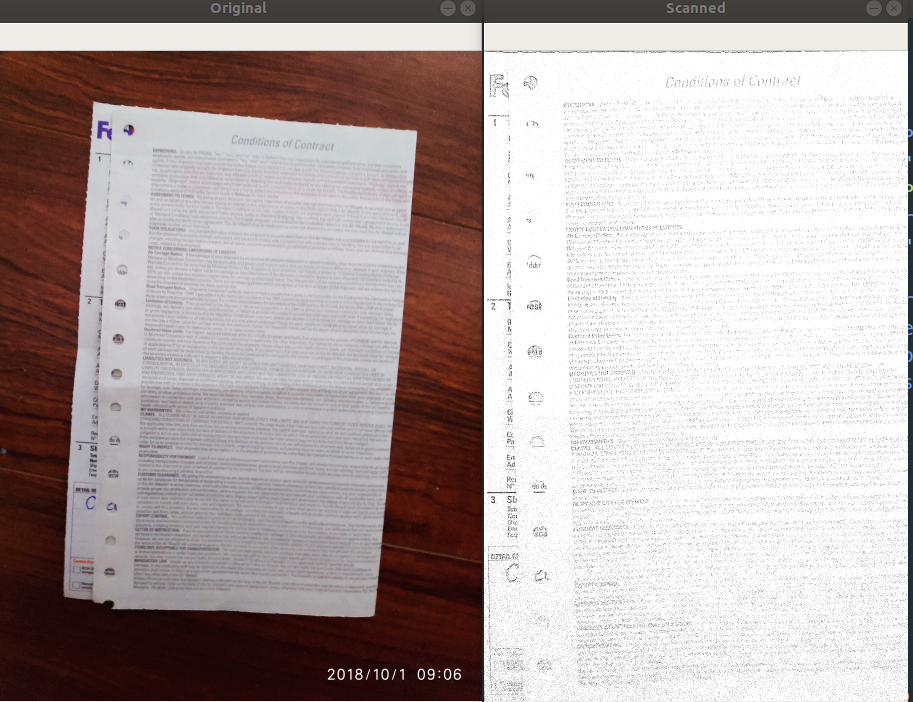
#> input picture example_img.png, 913 x 702 px
$ python scanner.py --image example_img.png   (older library calls are emulated)
#> lines starting #> are read from the running program, lines starting #| are printed output that depends on the picture; after the words box and inside, x2 and y2 are one past the last pixel; in counts of white or black regions, pixels touching at a corner belong together
from transform import four_point_transform
from skimage.filters import threshold_local
import argparse
import cv2
import imutils


def transform(orig, ratio, screen_cnt):
    warped = four_point_transform(orig, screen_cnt.reshape(4, 2) * ratio)

    # convert the warped image to grayscale, then threshold it
    # to give it that 'black and white' paper effect
    warped = cv2.cvtColor(warped, cv2.COLOR_BGR2GRAY)
    T = threshold_local(warped, 11, offset=10, method="gaussian")
    warped = (warped > T).astype("uint8") * 255

    # show the original and scanned images
    print("STEP 3: Apply perspective transform")
    cv2.imshow("Original", imutils.resize(orig, height=650))
    cv2.imshow("Scanned", imutils.resize(warped, height=650))
    cv2.waitKey(0)
    print("Finished")


def find_contours(ori_img, edged_img):
    cnts = cv2.findContours(edged_img.copy(), cv2.RETR_LIST, cv2.CHAIN_APPROX_SIMPLE)
    cnts = cnts[0] if imutils.is_cv2() else cnts[1]
    cnts = sorted(cnts, key=cv2.contourArea, reverse=True)[:5]

    # loop over the contours
    for c in cnts:
        # approximate the contour
        peri = cv2.arcLength(c, True)
        approx = cv2.approxPolyDP(c, 0.02 * peri, True)

        # if our approximated contour has four points, then we
        # can assume that we have found our screen
        if len(approx) == 4:
            screen_cnt = approx
            # break

    # show the contour (outline) of the piece of paper
    print("STEP 2: Find contours of paper")
    cv2.drawContours(ori_img, [screen_cnt], -1, (0, 255, 0), 2)
    cv2.imshow("Outline", ori_img)
    cv2.waitKey(0)
    cv2.destroyAllWindows()
    return screen_cnt


def detect_edge(img):
    # orig = img.copy()
    # img = imutils.resize(img, height=500)

    # convert the image to grayscale, blur it, and find edges
    # in the image
    gray = cv2.cvtColor(img, cv2.COLOR_BGR2GRAY)
    gray_blurred = cv2.GaussianBlur(gray, (5, 5), 0)
    edged = cv2.Canny(gray_blurred, 100, 200)

    # show the original image and the edge detected image
    print("STEP 1: Edge Detection")
    cv2.imshow("Image", img)
    cv2.imshow("Edged", edged)
    # cv2.imshow("Gray Blurred", gray_blurred)
    cv2.waitKey(0)
    cv2.destroyAllWindows()
    return edged


def main():
    ap = argparse.ArgumentParser()
    ap.add_argument("-i", "--image", required=True,
                    help="Path to the image to be scanned")
    args = vars(ap.parse_args())
    img = cv2.imread(args["image"])
#> img is the input picture: shape (702, 913, 3); mean B, G, R 168.3, 169.5, 180.6
    ratio = img.shape[0] / 500.0
#> ratio = 1.4
    resized_img = imutils.resize(img, height=500)
    edged_img = detect_edge(resized_img)
#> in detect_edge, `gray = cv2.cvtColor(img, cv2.COLOR_BGR2GRAY)`:
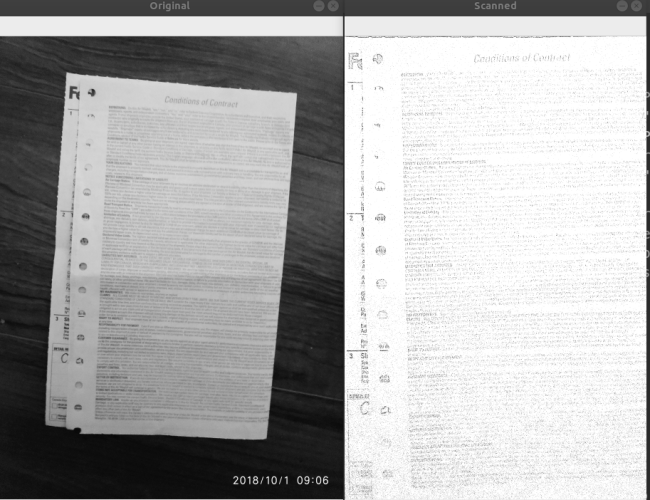
#> gray: shape (500, 650); min 7, max 255, mean 172.7
#> in detect_edge, `edged = cv2.Canny(gray_blurred, 100, 200)`:
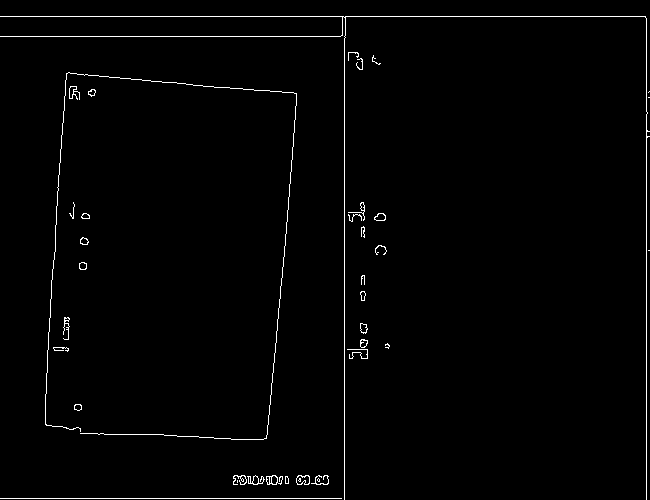
#> edged: shape (500, 650); 1.4% white in thin lines or dots
    screen_cnt = find_contours(resized_img, edged_img)
#> in find_contours, `cnts = cv2.findContours(edged_img.copy(), cv2.RETR_LIST, cv2.CHAIN_APP..`: cnts = 60 contours, 32 with area under 20; largest, box (x1, y1, x2, y2) and area: (296, 475, 310, 485) 100, (266, 475, 283, 485) 89, (296, 475, 310, 485) 88, (374, 213, 386, 221) 64, (247, 475, 265, 485) 61
#> in find_contours, `cnts = sorted(cnts, key=cv2.contourArea, reverse=True)[:5]`: cnts = 5 contours; box (x1, y1, x2, y2) and area: (296, 475, 310, 485) 100, (266, 475, 283, 485) 89, (296, 475, 310, 485) 88, (374, 213, 386, 221) 64, (247, 475, 265, 485) 61
#> the loop in find_contours, `for c in cnts:` made 5 passes
#> peri on passes 1 to 5: 48.97, 75.46, 47.7, 31.9, 84.28
    transform(img, ratio, screen_cnt)


if __name__ == '__main__':
#> (the run stopped early here; a loop or call above may not have finished)
